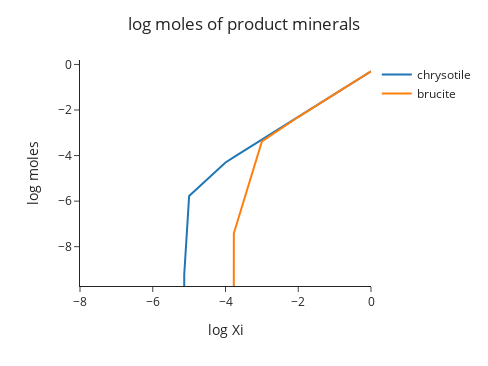

The cell this chart's notebook holds for it:
### Markdown cell above
Ok, the concentration of total dissolved Mg increases. The concentration of total dissolved Si starts to increase as well, but then falls to low concentrations.
You can use the zoom tool to check out the early stages of reaction (up to log Xi = -5 or so). 
Mouse over the points at 10$^{-7}$ and 10$^{-6}$ log Xi and see if the ratio of total Mg to total Si is 2 like the forsterite dissolution (hydrolysis) reaction would have us believe.

Ha! it's true.

It is also true at the maximum point on the Si curve -- check it out!

But right there, at log Xi = -5.134 something happens that causes the total Si curve to change course.
A good guess would be the precipitation from solution of a silicate mineral. Let's see!

Plot the moles of minerals produced as functions of reaction progress (Xi)

### Code cell
m.plot_product_minerals(show_reactant_minerals=False)

### Figure 1 — Plotly figure (JSON) as saved in the notebook; plotly's stock layout.template omitted (floating-point values rounded to 4 significant figures)
{"data": [{"hovertemplate": "variable=chrysotile<br>log Xi=%{x}<br>log moles=%{y}<extra></extra>", "legendgroup": "chrysotile", "line": {"color": "#1F77B4", "dash": "solid"}, "marker": {"symbol": "circle"}, "mode": "lines", "name": "chrysotile", "orientation": "v", "showlegend": true, "type": "scatter", "x": [-Infinity, -8.0, -Infinity, -8.0, -Infinity, -8.0, -Infinity, -8.0, -Infinity, -8.0, -Infinity, -8.0, -7.0, -6.0, -6.0, -6.0, -6.0, -6.0, -6.0, -6.0, -6.0, -6.0, -6.0, -6.0, -5.134, -5.0, -4.0, -3.77, -3.0, -2.0, -1.0, 0.0], "xaxis": "x", "y": [NaN, NaN, NaN, NaN, NaN, NaN, NaN, NaN, NaN, NaN, NaN, NaN, NaN, NaN, NaN, NaN, NaN, NaN, NaN, NaN, NaN, NaN, NaN, -9999.0, -9.23, -5.773, -4.301, -4.072, -3.301, -2.301, -1.301, -0.301], "yaxis": "y"}, {"hovertemplate": "variable=brucite<br>log Xi=%{x}<br>log moles=%{y}<extra></extra>", "legendgroup": "brucite", "line": {"color": "#FF7F0E", "dash": "solid"}, "marker": {"symbol": "circle"}, "mode": "lines", "name": "brucite", "orientation": "v", "showlegend": true, "type": "scatter", "x": [-Infinity, -8.0, -7.0, -6.0, -5.134, -5.0, -4.0, -3.77, -3.0, -2.0, -1.0, 0.0], "xaxis": "x", "y": [-9999.0, -9999.0, -9999.0, -9999.0, -9999.0, -9999.0, -9999.0, -7.413, -3.382, -2.308, -1.302, -0.3011], "yaxis": "y"}], "layout": {"height": 366, "legend": {"title": {}, "tracegroupgap": 0}, "margin": {"t": 60}, "showlegend": true, "title": {"text": "log moles of product minerals", "x": 0.5, "xanchor": "center"}, "width": 488, "xaxis": {"anchor": "y", "autorange": true, "domain": [0, 1], "range": [-8, 0], "title": {"text": "log Xi"}, "type": "linear"}, "yaxis": {"anchor": "x", "domain": [0, 1], "range": [-9.726, 0.195], "title": {"text": "log moles"}, "type": "linear"}}}
